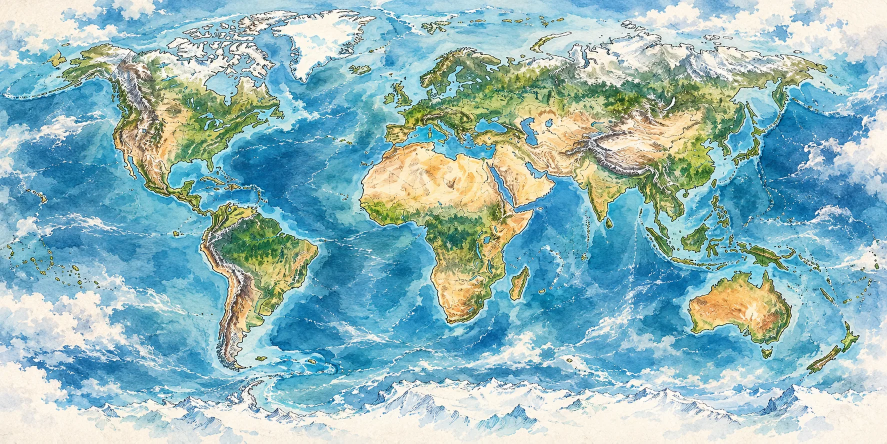
#> input picture assets/world/watercolor_day.webp, 1774 x 887 px (shown at 1/2 size)
$ python prepare_oil_atlas.py
#> lines starting #> are read from the running program, lines starting #| are printed output that depends on the picture
#!/usr/bin/env python3
"""Thick palette-knife Vela day/night atlases on the real world 2:1 map.

A real-world route requires real coordinates: unlike a flattened screenshot,
these are the same georeferenced pixels used by route and ship projections.
Oil reference provides pigment relief; moving clouds stay separate PNG layers.
"""
from pathlib import Path
from PIL import Image, ImageDraw, ImageEnhance, ImageFilter, ImageChops, ImageOps
import random, math

ROOT=Path(__file__).resolve().parents[1]
ASSETS=ROOT/"assets"
DEST=ASSETS/"oil"
DEST.mkdir(parents=True,exist_ok=True)
REFERENCE=DEST/"oil_map_clean.webp"

def render(source,target,*,night):
#> called with night = False
    original=Image.open(source).convert("RGB")
#> original is the input picture: PIL image 1774x887 RGB; mean R, G, B 146.5, 184.4, 187.7
    w,h=original.size
#> w = 1774; h = 887
    if w != h*2:
        raise ValueError("Oil atlas must keep original 2:1 coordinate grid")
    # Oil-painted colour fields, not a watercolour atlas with faint lines.
    base=Image.blend(original,original.filter(ImageFilter.ModeFilter(7)),.56)
    base=ImageEnhance.Color(base).enhance(1.20 if night else 1.43)
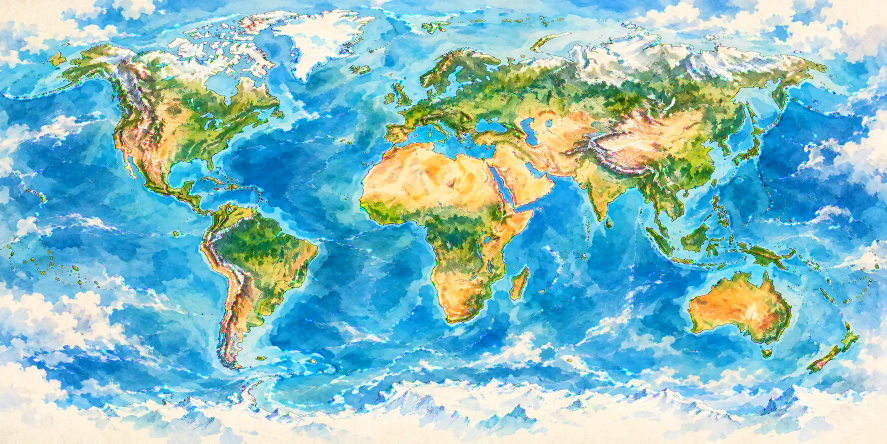
#> base: PIL image 1774x887 RGB (shown at 1/2 size); mean R, G, B 134.5, 189.9, 194.6
    base=ImageEnhance.Contrast(base).enhance(1.12 if night else 1.19)
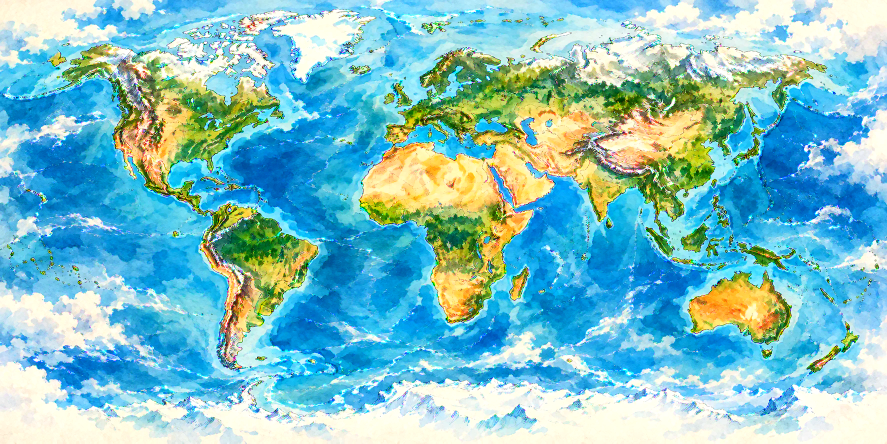
#> base: PIL image 1774x887 RGB (shown at 1/2 size); mean R, G, B 127.5, 192, 197.6
    base=ImageEnhance.Sharpness(base).enhance(1.45)
    # The original approved impasto painting contributes tactile elevation.
    # Only its small-scale luminance relief is transferred; no fake continents,
    # static clouds, UI or geographic labels enter the georeferenced atlas.
    approved=Image.open(REFERENCE).convert("L").resize(
        (w,h),Image.Resampling.LANCZOS)
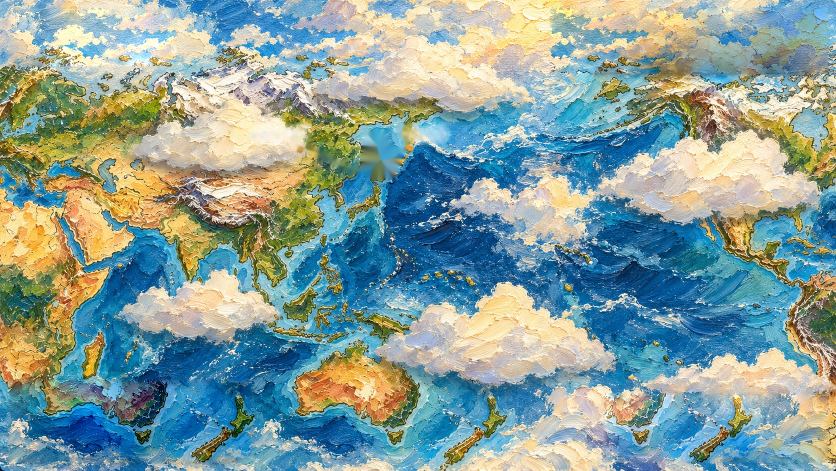
#> input picture assets/oil/oil_map_clean.webp, 1672 x 941 px (shown at 1/2 size)
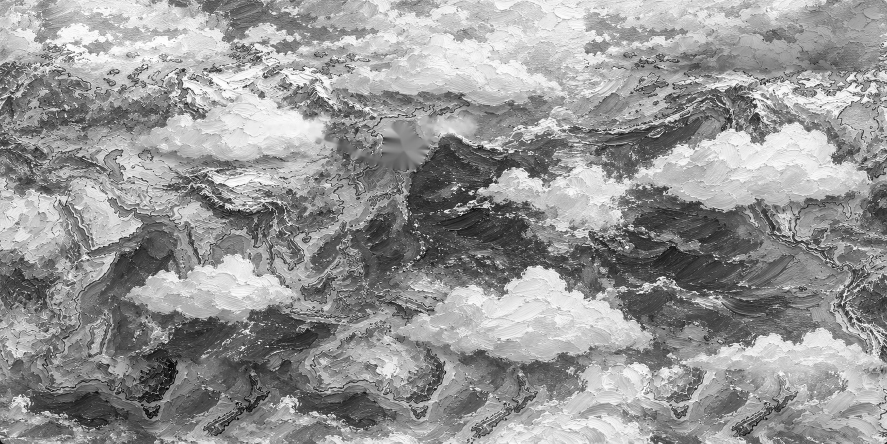
#> approved: PIL image 1774x887 L (shown at 1/2 size); min 0, max 255, mean 150.9
    relieved=ImageChops.difference(
        approved,approved.filter(ImageFilter.GaussianBlur(8)))
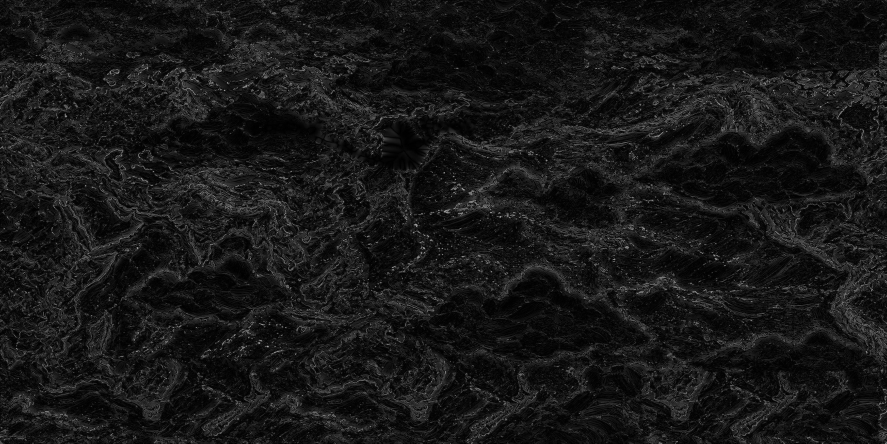
#> relieved: PIL image 1774x887 L (shown at 1/2 size); min 0, max 195, mean 23.1
    relieved=ImageEnhance.Contrast(relieved).enhance(1.65)
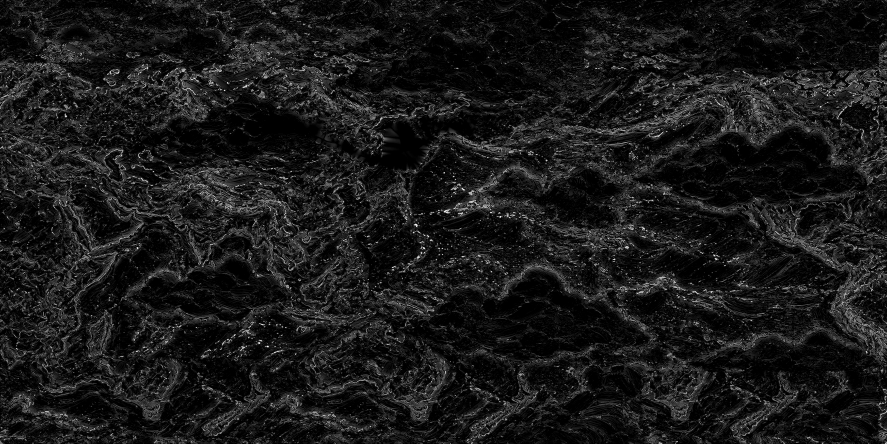
#> relieved: PIL image 1774x887 L (shown at 1/2 size); min 0, max 255, mean 25.1
    relief=ImageOps.colorize(relieved,black=(0,0,0),white=(245,232,212))
    base=Image.blend(base,ImageChops.add(base,relief,scale=1.0,offset=0),.20)
    strokes=Image.new("RGBA",(w,h),(0,0,0,0))
#> strokes: PIL image 1774x887 RGBA; every value is 0
    draw=ImageDraw.Draw(strokes,"RGBA")
    pixels=base.load()
    rng=random.Random(185037 if night else 185036)
    # Wide, irregular, overlapping palette-knife paint dabs.
    # Water curls mostly horizontally while land follows the same atlas.
    for i in range(102000):
        x=rng.randrange(w);y=rng.randrange(h)
        pixel=pixels[x,y]
        bright=sum(pixel)/3
        blue=pixel[2]>pixel[0]*1.12 and pixel[2]>pixel[1]*.96
        length=rng.randrange(9,38) if blue else rng.randrange(7,29)
        dy=rng.randrange(-4,5) if blue else rng.randrange(-8,9)
        width=rng.randrange(2,8)
        delta=rng.randrange(-25,28)
        color=tuple(max(0,min(255,v+delta)) for v in pixel)
        a=rng.randrange(78,166)
        draw.line((x,y,x+length,y+dy),fill=(*color,a),
                  width=width,joint="curve")
        if rng.random()<.43:
            highlight=tuple(min(255,int(c*.65+255*.35)) for c in color)
            draw.line((x+1,y-2,x+length*.75,y+dy-2),
                      fill=(*highlight,rng.randrange(65,139)),
                      width=rng.randrange(1,3))
        # Use repeated pigment across both ends to hide map wrap seam.
        if x+length >= w:
            draw.line((x-w,y,x+length-w,y+dy),
                      fill=(*color,a),width=width)
#> this loop made 102000 passes
#> (pixel, bright, blue, length, dy, color, highlight) on passes 2, 5, 12, 14, 15, 16, 17, 18, 21: ((255, 102, 58), 138.3, False, 21, 2, (255, 107, 63), (255, 158, 130)), ((23, 188, 255), 155.3, True, 37, -3, (37, 202, 255), (113, 220, 255)), ((39, 176, 239), 151.3, True, 29, -1, (50, 187, 250), (121, 210, 251)), ((0, 120, 202), 107.3, True, 35, 0, (23, 143, 225), (104, 182, 235)), ((210, 241, 255), 235.3, True, 9, 3, (195, 226, 240), (216, 236, 245)), ((195, 190, 41), 142, False, 14, 7, (210, 205, 56), (225, 222, 125)), ((144, 226, 255), 208.3, True, 9, 1, (121, 203, 232), (167, 221, 240)), ((0, 181, 251), 144, True, 29, -3, (22, 203, 255), (103, 221, 255)), ((32, 175, 226), 144.3, True, 11, -3, (52, 195, 246), (123, 216, 249))
#> (pixel, bright, blue, length, dy, highlight) on passes 13, 41, 43, 51: ((255, 250, 234), 246.3, False, 23, -3, (255, 255, 255)), ((252, 255, 255), 254, False, 12, -5, (255, 255, 255)), ((255, 255, 244), 251.3, False, 17, 7, (255, 255, 255)), ((253, 248, 234), 245, False, 23, 2, (255, 255, 255))
    base=Image.alpha_composite(base.convert("RGBA"),strokes).convert("RGB")
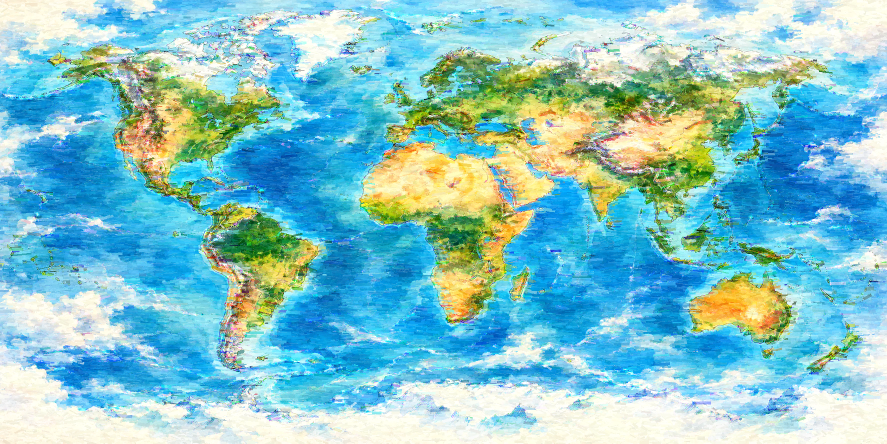
#> base: PIL image 1774x887 RGB (shown at 1/2 size); mean R, G, B 131.9, 195, 200.6
    base.paste(base.crop((0,0,1,h)),(w-1,0))
    base.save(target,"WEBP",quality=95,method=6)
#> (the run stopped early here; a loop or call above may not have finished)
